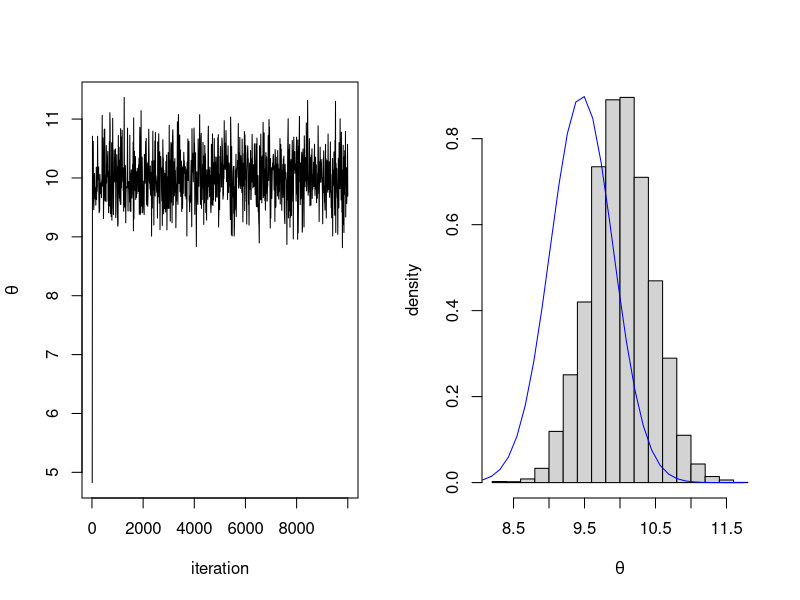

Here is the R script that generated this plot:
##### ---- Parameters and data
sig2 <- 1 ;          # likelihood variance
tau2 <- 10 ; mu <- 5 # Gaussian prior
theta<-0 ; delta<-2  # Gaussian proposal
N<-10000 ;           # length of chain
# observations
y<-c(9.37, 10.18, 9.16, 11.60, 10.33)
# initialize
THETA<-NULL ; set.seed(1)
#### ---- Metropolis algorithm
for(n in 1:N)
{
  theta.star <- rnorm(1,theta,sqrt(delta)) # candidate
  log.r <-( sum(dnorm(y,theta.star,sqrt(sig2),log=TRUE)) +
           dnorm(theta.star,mu,sqrt(tau2),log=TRUE) ) -
          ( sum(dnorm(y,theta,sqrt(sig2),log=TRUE)) +
           dnorm(theta,mu,sqrt(tau2),log=TRUE) )
  # acceptance test
  if(log(runif(1))<log.r) { theta<-theta.star }
  THETA<-c(THETA,theta) # update chain
}
##### ---- Output
# compute exxact sample posterior
n<-5
y<-round(rnorm(n,10,1),2)
mu.n<-( mean(y)*n/sig2 + mu/tau2 )/( n/sig2+1/tau2) 
tau2.n<-1/(n/sig2+1/tau2)
# set up
par(mfrow=c(1,2))
Nkeep<-seq(10,N,by=10)
# plot Markov Chain
plot(Nkeep,THETA[Nkeep],type="l",xlab="iteration",ylab=expression(theta))
# plot histogram of posterior distribution
hist(THETA[-(1:50)],prob=TRUE,main="",xlab=expression(theta),ylab="density")
th<-seq(min(THETA),max(THETA),length=100)
lines(th,dnorm(th,mu.n,sqrt(tau2.n)),col='blue' )
